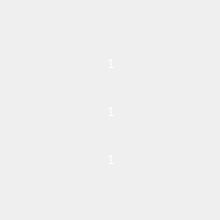
<?xml version="1.0" encoding="UTF-8"?>
<ui version="4.0">
 <class>MainWindow</class>
 <widget class="QMainWindow" name="MainWindow">
  <property name="geometry">
   <rect>
    <x>0</x>
    <y>0</y>
    <width>220</width>
    <height>220</height>
   </rect>
  </property>
  <property name="windowTitle">
   <string>MainWindow</string>
  </property>
  <property name="styleSheet">
   <string notr="true">border-image: url(:/newPrefix/Bmatrix2.png);</string>
  </property>
  <widget class="QWidget" name="centralwidget">
   <widget class="QLabel" name="b11">
    <property name="geometry">
     <rect>
      <x>87</x>
      <y>40</y>
      <width>48</width>
      <height>48</height>
     </rect>
    </property>
    <property name="styleSheet">
     <string notr="true">QLabel {
    background-color: transparent;
    color: white;
    font: 75 10pt &quot;MS Shell Dlg 2&quot;;
	border-image: none;
}
</string>
    </property>
    <property name="text">
     <string>1</string>
    </property>
    <property name="alignment">
     <set>Qt::AlignCenter</set>
    </property>
   </widget>
   <widget class="QLabel" name="b21">
    <property name="geometry">
     <rect>
      <x>87</x>
      <y>88</y>
      <width>48</width>
      <height>48</height>
     </rect>
    </property>
    <property name="styleSheet">
     <string notr="true">QLabel {
    background-color: transparent;
    color: white;
    font: 75 10pt &quot;MS Shell Dlg 2&quot;;
	border-image: none;
}
</string>
    </property>
    <property name="text">
     <string>1</string>
    </property>
    <property name="alignment">
     <set>Qt::AlignCenter</set>
    </property>
   </widget>
   <widget class="QLabel" name="b31">
    <property name="geometry">
     <rect>
      <x>87</x>
      <y>136</y>
      <width>48</width>
      <height>48</height>
     </rect>
    </property>
    <property name="styleSheet">
     <string notr="true">QLabel {
    background-color: transparent;
    color: white;
    font: 75 10pt &quot;MS Shell Dlg 2&quot;;
	border-image: none;
}
</string>
    </property>
    <property name="text">
     <string>1</string>
    </property>
    <property name="alignment">
     <set>Qt::AlignCenter</set>
    </property>
   </widget>
  </widget>
 </widget>
 <resources>
  <include location="resource.qrc"/>
 </resources>
 <connections/>
</ui>
